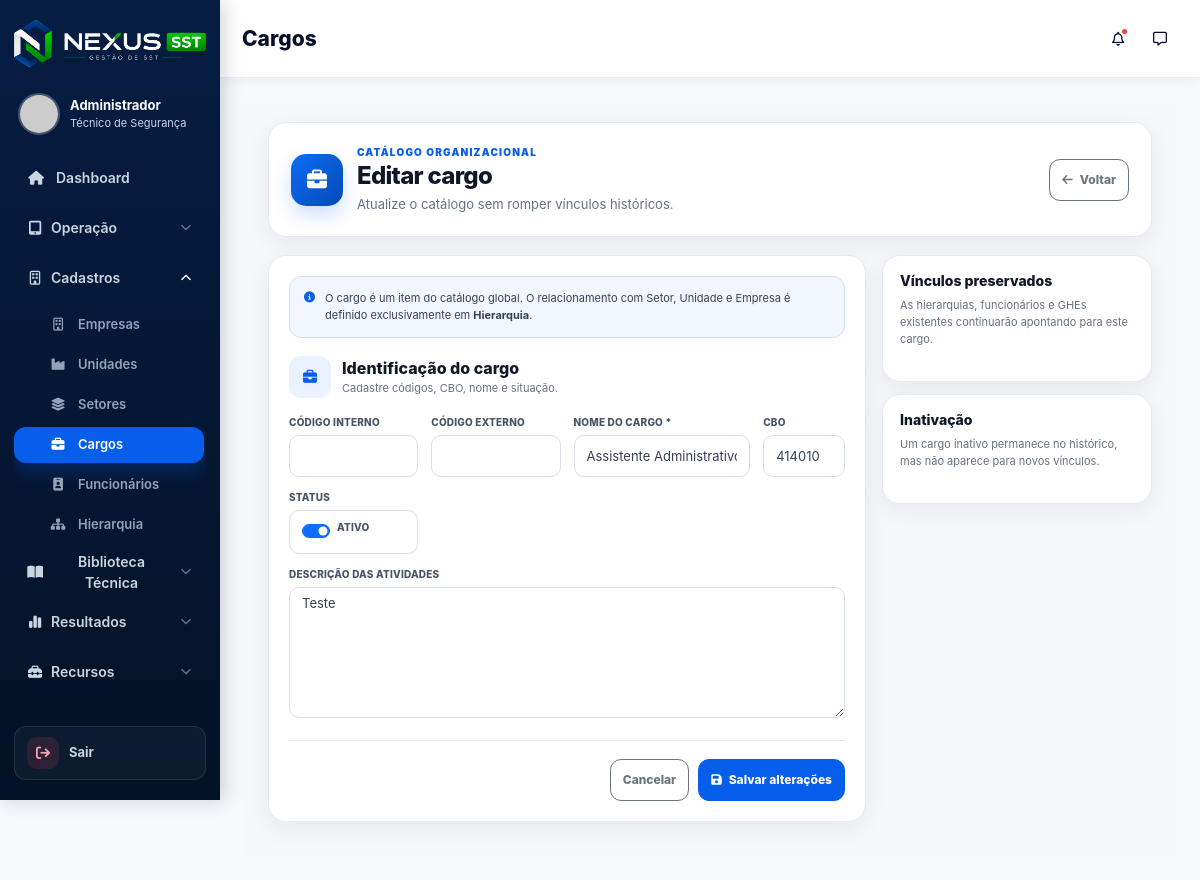
The app's page /nexus_sst/public/cargos/editar/1 (signed in) with its own data.
### tables this page shows
CREATE TABLE `cargos` (
  `id` int NOT NULL AUTO_INCREMENT,
  `codigo` varchar(30) DEFAULT NULL,
  `codigo_externo` varchar(50) DEFAULT NULL,
  `nome` varchar(150) NOT NULL,
  `cbo` varchar(20) DEFAULT NULL,
  `descricao` text,
  `ativo` tinyint(1) NOT NULL DEFAULT '1',
  `created_at` timestamp NULL DEFAULT CURRENT_TIMESTAMP,
  `updated_at` timestamp NULL DEFAULT CURRENT_TIMESTAMP ON UPDATE CURRENT_TIMESTAMP,
  PRIMARY KEY (`id`),
  UNIQUE KEY `uk_cargo_nome` (`nome`)
);

### core/Controller.php (called while the page is built, shortened)
<?php
class Controller
{
    public function view($view, $data = [])
    {
        extract($data);
        $viewPath = dirname(__DIR__) . "/app/views/{$view}.php";
        require_once $viewPath;
    }
}

### app/controllers/CargosController.php (called while the page is built, shortened)
<?php
class CargosController extends Controller
{
    private Cargo $model;
    public function __construct()
    {
        $this->model = $this->model('Cargo');
    }
    public function editar($id = null): void
    {
        $id = $this->validarId($id);
        $registro = $this->model->buscarPorId($id);
        $this->view('cargos/editar', [
            'cargo' => $registro,
            'csrfToken' => $this->csrfToken(),
        ]);
    }
    private function csrfToken(): string
    {
        return (string)$_SESSION['csrf_cargos'];
    }
    private function validarId(mixed $id): int
    {
        $id = filter_var($id, FILTER_VALIDATE_INT);
        return (int)$id;
    }
}

### core/Router.php (called while the page is built, shortened)
<?php
class Router
{
    private array $routes = [];
    private function add(string $httpMethod, string $uri, string $controller, string $method): void
    {
        $uri = '/' . trim($uri, '/');
        $this->routes[$httpMethod][$uri] = [
            'controller' => $controller,
            'method' => $method
        ];
    }
    public function dispatch(): void
    {
        $httpMethod = strtoupper($_SERVER['REQUEST_METHOD'] ?? 'GET');
        $requestUri = $_SERVER['REQUEST_URI'] ?? '/';
        $requestPath = parse_url($requestUri, PHP_URL_PATH) ?: '/';
        $route = $this->normalizeRequestPath($requestPath);
        $routes = $this->routes[$httpMethod] ?? [];
        $match = $this->matchRoute($routes, $route);
        $methodName = $match['method'];
        $params = $match['params'];
        $controller = new $controllerName();
        $controller->$methodName(...$params);
    }
    private function normalizeRequestPath(string $requestPath): string
    {
        $route = '/' . ltrim($requestPath, '/');
        $basePaths = [];
        if (defined('BASE_URL')) {
            $configuredBasePath = parse_url((string) BASE_URL, PHP_URL_PATH);
            if (is_string($configuredBasePath) && $configuredBasePath !== '') {
                $basePaths[] = '/' . trim($configuredBasePath, '/');
            }
        }
        $basePaths = array_values(array_unique(array_filter($basePaths)));
        usort($basePaths, static fn(string $a, string $b): int => strlen($b) <=> strlen($a));
        foreach ($basePaths as $basePath) {
            if (str_starts_with($route, $basePath . '/')) {
                $route = substr($route, strlen($basePath));
                break;
            }
        }
        $route = '/' . trim($route, '/');
        return $route === '//' ? '/' : $route;
    }
    private function matchRoute(array $routes, string $route): ?array
    {
        foreach ($routes as $pattern => $action) {
            $regex = preg_replace('#\{[a-zA-Z0-9_]+\}#', '([a-zA-Z0-9_-]+)', $pattern);
            $regex = '#^' . $regex . '$#';
            if (preg_match($regex, $route, $matches)) {
                return [
                    'controller' => $action['controller'],
                    'method' => $action['method'],
                    'params' => array_slice($matches, 1)
                ];
            }
        }
        return null;
    }
}

### public/index.php (called while the page is built, shortened)
<?php
spl_autoload_register(function ($class) {
    $paths = [
        dirname(__DIR__) . '/core/',
        dirname(__DIR__) . '/app/controllers/',
        dirname(__DIR__) . '/app/models/',
        dirname(__DIR__) . '/app/services/',
        dirname(__DIR__) . '/app/helpers/',
        dirname(__DIR__) . '/app/traits/',
    ];
    foreach ($paths as $path) {
        $file = $path . $class . '.php';
        if (file_exists($file)) {
            return;
        }
    }
});
$router = new Router();
$router->dispatch();

### core/Model.php (called while the page is built, shortened)
<?php
abstract class Model
{
    protected PDO $db;
    public function __construct()
    {
        $database = new Database();
        $this->db = $database->getConnection();
    }
    protected function query(string $sql, array $params = []): PDOStatement
    {
        $stmt = $this->db->prepare($sql);
        $stmt->execute($params);
        return $stmt;
    }
}

### config/database.php (called while the page is built)
<?php
return [
    'host'     => 'localhost',
    'dbname'   => 'nexus',
    'usuario'  => 'root',
    'senha'    => 'samuel06',
    'charset'  => 'utf8mb4',
    'collation'=> 'utf8mb4_unicode_ci',
];

### core/Database.php (called while the page is built, shortened)
<?php
class Database
{
    public function __construct()
    {
        $config = require __DIR__ . '/../config/database.php';
        $host = (string)$config['host'];
        $dbname = (string)$config['dbname'];
        $usuario = (string)$config['usuario'];
        $senha = (string)$config['senha'];
        $charset = (string)($config['charset'] ?? 'utf8mb4');
        $collation = (string)($config['collation'] ?? 'utf8mb4_unicode_ci');
        $dsn = "mysql:host={$host};dbname={$dbname};charset={$charset}";
        $opcoes = [
            PDO::ATTR_ERRMODE => PDO::ERRMODE_EXCEPTION,
            PDO::ATTR_DEFAULT_FETCH_MODE => PDO::FETCH_ASSOC,
            PDO::ATTR_PERSISTENT => true,
            PDO::ATTR_EMULATE_PREPARES => false,
            PDO::MYSQL_ATTR_INIT_COMMAND => "SET NAMES {$charset} COLLATE {$collation}",
        ];
    }
}

### app/models/Cargo.php (called while the page is built, shortened)
<?php
class Cargo extends Model
{
    public function buscarPorId(int $id): ?array
    {
        $registro = $this->query('SELECT * FROM cargos WHERE id = :id LIMIT 1', [':id' => $id])
            ->fetch(PDO::FETCH_ASSOC);
        return $registro ?: null;
    }
}

### app/views/cargos/formulario.php (the view, shortened to what this page needs)
<?php $dados = $cargo ?? ($dadosAnteriores ?? []); ?>
<div class="org-callout"><i class="fa-solid fa-circle-info"></i><div>O cargo é um item do catálogo global. O relacionamento com Setor, Unidade e Empresa é definido exclusivamente em <strong>Hierarquia</strong>.</div></div>
<section class="org-form-section">
    <div class="org-section-title"><div class="org-section-icon"><i class="fa-solid fa-briefcase"></i></div><div><h2>Identificação do cargo</h2><p>Cadastre códigos, CBO, nome e situação.</p></div></div>
    <div class="org-form-grid">
        <div class="org-field org-col-3"><label for="codigo">Código interno</label><input id="codigo" class="form-control" name="codigo" maxlength="30" value="<?= htmlspecialchars((string)($dados['codigo'] ?? '')) ?>"></div>
        <div class="org-field org-col-3"><label for="codigo_externo">Código externo</label><input id="codigo_externo" class="form-control" name="codigo_externo" maxlength="50" value="<?= htmlspecialchars((string)($dados['codigo_externo'] ?? '')) ?>"></div>
        <div class="org-field org-col-4"><label for="nome">Nome do cargo *</label><input id="nome" class="form-control" name="nome" maxlength="150" required value="<?= htmlspecialchars((string)($dados['nome'] ?? '')) ?>"></div>
        <div class="org-field org-col-2"><label for="cbo">CBO</label><input id="cbo" class="form-control" name="cbo" maxlength="20" value="<?= htmlspecialchars((string)($dados['cbo'] ?? '')) ?>"></div>
        <div class="org-field org-col-3"><label>Status</label><div class="org-switch"><input type="hidden" name="ativo" value="0"><div class="form-check form-switch"><input class="form-check-input" id="ativo" type="checkbox" name="ativo" value="1" <?= !isset($dados['ativo']) || !empty($dados['ativo']) ? 'checked' : '' ?>><label class="form-check-label" for="ativo">Ativo</label></div></div></div>
        <div class="org-field org-col-12"><label for="descricao">Descrição das atividades</label><textarea id="descricao" class="form-control" name="descricao" rows="6" placeholder="Descreva as principais atribuições e responsabilidades do cargo."><?= htmlspecialchars((string)($dados['descricao'] ?? '')) ?></textarea></div>
    </div>
</section>

### public/css/base/variables.css (style rules this page uses)
:root { --navy: #061b3a; --navy-2: #03162f; --blue: #075eea; --blue-dark: #064ec2; --green: #12b76a; --orange: #f79009; --red: #f04438; --purple: #7a35d8; --text: #06102b; --muted: #667085; --line: #e7edf5; --bg: #f6f8fc; --card: #ffffff; --shadow-sm: 0 2px 10px rgba(16, 24, 40, .05); --shadow: 0 8px 22px rgba(16, 24, 40, .07); --shadow-lg: 0 18px 50px rgba(15, 23, 42, .12); --radius-sm: 8px; --radius: 14px; --radius-lg: 18px; --sidebar-width: 220px; --topbar-min-height: 78px; --nexus-primary: var(--blue); --nexus-primary-dark: #1e3a8a; --nexus-sidebar: var(--navy-2); --nexus-bg: var(--bg); --nexus-card: var(--card); --nexus-border: var(--line); --nexus-text: var(--text); --nexus-muted: var(--muted); --nexus-success: var(--green); --nexus-danger: var(--red); --nexus-warning: var(--orange); --nexus-info: #0ea5e9; }

### public/css/app/theme.css (style rules this page uses)
body { background: var(--bg); color: var(--text); }

### public/css/components/forms.css (style rules this page uses)
.form-control, .form-select { border-color: var(--line); border-radius: 9px; }

### public/css/pages/cadastros-organizacionais.css (style rules this page uses)
:root { --org-bg: #f5f7fb; --org-surface: #ffffff; --org-surface-soft: #f8fbff; --org-line: #e4eaf2; --org-line-strong: #d7e0eb; --org-text: #101828; --org-muted: #667085; --org-soft: #98a2b3; --org-primary: #075eea; --org-primary-dark: #0648b7; --org-primary-soft: #eaf2ff; --org-success: #067647; --org-success-soft: #ecfdf3; --org-danger: #b42318; --org-danger-soft: #fff1f0; --org-warning: #b54708; --org-warning-soft: #fff7e8; --org-purple: #6938ef; --org-purple-soft: #f3f0ff; --org-radius: 18px; --org-shadow: 0 7px 24px rgba(16, 24, 40, .06); }
.org-field { min-width: 0; }
.org-field label { display: block; margin-bottom: 5px; color: #475467; font-size: 10px; font-weight: 850; letter-spacing: .02em; text-transform: uppercase; }
.org-field .form-control, .org-field .form-select, .org-form .form-control, .org-form .form-select { min-height: 42px; border-color: var(--org-line-strong); border-radius: 10px; color: #344054; font-size: 13px; box-shadow: none; }
.org-section-title { margin-bottom: 17px; display: flex; align-items: center; gap: 11px; }
.org-section-icon { width: 42px; height: 42px; flex: 0 0 42px; display: grid; place-items: center; border-radius: 12px; background: var(--org-primary-soft); color: var(--org-primary); }
.org-section-title h2, .org-section-title h3 { margin: 0 0 2px; color: var(--org-text); font-size: 16px; font-weight: 850; }
.org-section-title p { margin: 0; color: var(--org-muted); font-size: 11px; }
.org-form-grid { display: grid; grid-template-columns: repeat(12, minmax(0, 1fr)); gap: 13px; }
.org-col-12 { grid-column: span 12; }
.org-col-4 { grid-column: span 4; }
.org-col-3 { grid-column: span 3; }
.org-col-2 { grid-column: span 2; }
.org-form label { display: block; margin-bottom: 5px; color: #475467; font-size: 10px; font-weight: 850; }
.org-callout { margin-bottom: 18px; padding: 13px 14px; display: flex; align-items: flex-start; gap: 10px; border: 1px solid #cfe0ff; border-radius: 12px; background: #f2f7ff; color: #344054; font-size: 11px; line-height: 1.55; }
.org-callout i { margin-top: 2px; color: var(--org-primary); }
.org-switch { min-height: 42px; padding: 9px 12px; display: flex; align-items: center; border: 1px solid var(--org-line-strong); border-radius: 10px; background: #fff; }
.org-switch .form-check { margin: 0; }

### records on screen
cargos: nome "Assistente Administrativo", cbo "414010", ativo "☑", descricao "Teste"

### other values on screen
$usuario "Administrador"
$pageTitle "Cargos"
